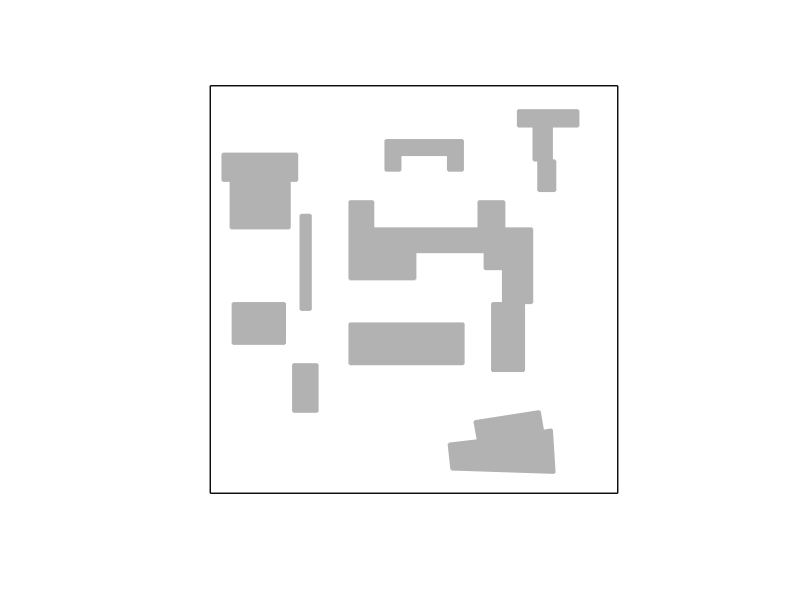

This chart was generated by the following MATLAB code: (Note: this script raises an error after producing the figure.)
%
%=========VisiLibity Demonstration Script=========
%
%This script uses the the MEX-files generated from 
%visibility_polygon.cpp and in_environment.cpp.  Follow 
%the instructions in the respective .cpp files to create
%these MEX-files before running this script. A graphical
%representation of the supplied environment file 
%example1.environment is dislplayed and the user can
%then select points (must be in the environment) with
%the mouse and the visibility polygon of that point will
%be computed and plotted over the environment.
%


%Clear the desk
clear all; close all; clc;
format long;


%Robustness constant
epsilon = 0.000000001;


%Snap distance (distance within which an observer location will be snapped to the
%boundary before the visibility polygon is computed)
snap_distance = 0.05;


%Read environment geometry from file
%environment = read_vertices_from_file('./example1.environment');


% define the environment by hand.
environment = cell(1,10);
environment{1,1} = [0, 0; 9, 0; 9, 9; 0, 9]; % the boundary of the environment, clockwise order
% for all the obstacles, should be counter clockwise order
environment{1,2} = [0.45, 6.9; 0.27, 6.9; 0.27, 7.5; 1.92, 7.5; 1.92, 6.9; 1.755, 6.9; 1.755, 5.85; 0.45, 5.85]; 
environment{1,3} = [0.495, 3.3; 0.495, 4.2; 1.65, 4.2; 1.65, 3.3];
environment{1,4} = [1.995, 6.15; 2.22, 6.15; 2.22, 4.05;  1.995, 4.05];
environment{1,5} = [1.83, 2.85; 2.37, 2.85; 2.37, 1.8; 1.83, 1.8];
environment{1,6} = [3.87, 7.8; 5.58, 7.8; 5.58, 7.125; 5.25, 7.125; 5.25, 7.47; 4.2, 7.47; 4.2, 7.125; 3.87, 7.125];
environment{1,7} = [6.795, 8.46; 8.13, 8.46; 8.13, 8.1; 7.545, 8.1; 7.545, 7.35; 7.62, 7.35; 7.62, 6.675;...
    7.245, 6.675; 7.245, 7.35; 7.14, 7.35; 7.14, 8.1; 6.795, 8.1]; 
environment{1,8} = [3.075, 3.75; 5.595, 3.75; 5.595, 2.85; 3.075, 2.85];
environment{1,9} = [5.265, 1.095; 5.91, 1.17; 5.835, 1.59; 7.275, 1.815; 7.35, 1.38; 7.545, 1.41;...
    7.605, 0.45; 5.325, 0.525]; 
environment{1,10} =[3.075, 6.45; 3.6, 6.45; 3.6, 5.85; 5.925, 5.85; 5.925, 6.45; 6.495,6.45; 6.495, 5.85;...
    7.11, 5.85; 7.11, 4.2; 6.93, 4.2;  6.93, 2.7; 6.225, 2.7; 6.225, 4.2;  6.465, 4.2; 6.465, 4.95; 6.06, 4.95;...
    6.06, 5.325;  4.53, 5.325;  4.53, 4.725; 3.075, 4.725];


%we first calculate the area of the obstacle all the visibility regiion

envi_binary = cell(1,9); 
envi_area = zeros(1,9); 
global All_visi poly_large

%how many times we enlarge the polygon
poly_large = 10; 

for i = 1 : 9 
    %calculate the binary of the environment, 100 times  
    envi_binary{i} = poly2mask(poly_large*[environment{1,i+1}(:,1); environment{1,i+1}(1,1)], ...
        poly_large*[environment{1,i+1}(:,2); environment{1,i+1}(1,2)], 9*poly_large, 9*poly_large); 
    envi_area(1,i) = bwarea(envi_binary{i})/(poly_large^2); 
    
end
sum_envi_area = sum(envi_area); 
All_visi = 9*9-sum_envi_area; 



%Calculate a good plot window (bounding box) based on outer polygon of environment
environment_min_x = min(environment{1}(:,1));
environment_max_x = max(environment{1}(:,1));
environment_min_y = min(environment{1}(:,2));
environment_max_y = max(environment{1}(:,2));
X_MIN = environment_min_x-0.1*(environment_max_x-environment_min_x);
X_MAX = environment_max_x+0.1*(environment_max_x-environment_min_x);
Y_MIN = environment_min_y-0.1*(environment_max_y-environment_min_y);
Y_MAX = environment_max_y+0.1*(environment_max_y-environment_min_y);


%Clear plot and form window with desired properties
clf; set(gcf,'position',[200 500 700 600]); hold on;
axis equal; axis off; axis([X_MIN X_MAX Y_MIN Y_MAX]);


%Plot Environment
patch( environment{1}(:,1) , environment{1}(:,2) , 0.1*ones(1,length(environment{1}(:,1)) ) , ...
       'w' , 'linewidth' , 1.0 );
for i = 2 : size(environment,2)
    patch( environment{i}(:,1) , environment{i}(:,2) , 0.1*ones(1,length(environment{i}(:,1)) ) , ...
           'k' , 'EdgeColor' , [0.7 0.7 0.7] , 'FaceColor' , [0.7 0.7 0.7] , 'linewidth' , 1.5 );
end

% fix the initial setting of sensors' positions
%we need to select 5 from 8 sensors to turn them on
global N M 
N = 6; 
M = 3; %choose five
observer = []; 
V = cell(1,N); 
vis_binary = cell(1,N);
vis_area = zeros(1,N);
pr_sensor = zeros(1,N); 

% Randomly generate 8 available obaservaers within [0 8.85]*[0  8.85]
while length(observer)< N
     ran_x = 9 * rand(1); 
     ran_y = 9 * rand(1); 
     if ~in_environment( [ran_x ran_y] , environment , epsilon )    
     else
      observer = [observer; ran_x ran_y]; 
     end
end

% % manually select some good coordinates for the observers to make sure less
% % redundant overlapping.
% observer = [0.275 6.7; 1.40 5.05; 5.2 7.3; 4.96 5.25; 7.3 0.18; ...
% 5.0 2.5; 7.368 6.554; 7.534 8.74; 1.5 2.3; 3 5.37];
% 
% [~,idx] = sort(observer(:,1)); % sort just the first column
% observer = observer(idx,:);   % sort the whole matrix using the sort indices


for i = 1 : N
    %Plot the observers
    %if i ~= 1 &&  i  ~= 2
    plot3( observer(i,1) , observer(i,2) , 0.3 , ...
           'o' , 'Markersize' , 9 , 'MarkerEdgeColor' , 'y' , 'MarkerFaceColor' , 'k' );  
    %end   
    %Compute and plot visibility polygon  
    V{1,i} = visibility_polygon( [observer(i,1) observer(i,2)] , environment , epsilon , snap_distance );
    
    %enlarge the polygon by 100 times, so that we can get more accaurate
    %areas. Actually, the larger the more acturate
    vis_binary{1, i} = poly2mask(poly_large*[V{1,i}(:,1); V{1,i}(1,1)], ...
        poly_large*[V{1,i}(:,2); V{1,i}(1,2)], 9*poly_large,9*poly_large);
    %Note that we need to divided it by 10000 so that we can get the true
    %original area
    vis_area(1, i) = bwarea(vis_binary{1, i})/(poly_large^2);
    
    % each sensor successful turn on rate, the more the sensor can see the
    % larger it will fail. pr_sensor is the survival rate.
    pr_sensor(1, i ) = 1- vis_area(1, i)/(All_visi/2); 
    
   
end   

%the upper bound for tau is Visi_region. 

% set an alpha alpha \in (0, 1] user defined probability threshold.
% alpha can chosen
%alpha = 0.05; 

% the separation for tau
delta = 0.1; 
 
%% CVaR + greedy

% the sampling times for approximating CVaR
n_s = 500; 

cvar_gre_h_store = [];
cvar_gre_uadis_store ={};

cnt_alpha = 1; 


 for alpha = 0.01 : 0.3 : 1
%alpha = 0.35; 
% CVaR + greedy
[cvar_gre_set, cvar_gre_hvalue, uarea_dis] = ...
    CVaR_greedy(vis_binary, alpha, delta, pr_sensor, n_s);

cvar_gre_h_store(cnt_alpha, :) = [alpha, cvar_gre_hvalue];
cvar_gre_uadis_store{cnt_alpha} = uarea_dis;

cnt_alpha = cnt_alpha + 1; 
 end

%hvalue and its bound plot
figure (1)
plot(cvar_gre_h_store(:,1), cvar_gre_h_store(:,2), 'r*'), hold on 
%plot(cvar_gre_hbmax_store(:,1), cvar_gre_hbmax_store(:,2), 'bo'), hold on

%distribution plot
figure (2)
nhist(cvar_gre_uadis_store, 'legend', {'alpha=0.01', 'alpha=0.31', 'alpha=0.61', 'alpha=0.91'})
% %expectation plot
% figure (3)
% %real case illustration
% figure (4)

 %% *** cvar optimal ***
 % the sampling times for approximating CVaR
n_s = 50; 


i = 2; 
for alpha = 0.05 : 0.3 : 1
%alpha = 0.05; 
% opt + greedy
[cvar_opt_set, cvar_opt_hvalue, uarea_dis] = ...
    CVaR_optimal(vis_binary, alpha, delta, pr_sensor, n_s);  

i = i +1;
end

% cvar_opt_value_area_pro = [];
% % % cvar+ opt
% [cvar_opt_set, cvar_opt_value, probability_sensor] = ...
%     CVaR_optimal(vis_binary, alpha, delta, n_s); 
%  
% cvar_opt_value_area_pro = [cvar_opt_value_area_pro; [alpha, cvar_opt_value, ...
%     cvar_opt_area_temp, cvar_opt_p_temp]];   
% 
% %cvar + opt
% figure (5)
% plot(cvar_opt_value_area_pro(:,1), cvar_opt_value_area_pro(:,2), 'r*'); hold on
% 
% figure (6)
% plot(cvar_opt_value_area_pro(:,1), cvar_opt_value_area_pro(:,3), 'bo'); hold on
% 
% figure(7)
% plot(cvar_opt_value_area_pro(:,1), cvar_opt_value_area_pro(:,4), 'm+'); hold on

%% ***expectation + greedy***
n_s = 2000; 
% expt_gre_set_store = []; 
% for n_s = 1000 : 100: 3000
% 
%  [expt_gre_set, expt_gre_value, expt_gre_uarea, expt_gre_uprob]...
%      = expectation_greedy(vis_binary, pr_sensor, n_s); 
%  
%  expt_gre_set_store = [expt_gre_set_store; expt_gre_set]; 
% end

[expt_gre_set, expt_gre_value,...
    n_sen_dis]  = expectation_greedy(vis_binary, pr_sensor, n_s);

figure (9)

plot(n_sen_dis(:,1), n_sen_dis(:,2), 'r+')  

%% ***expectation + optimal***


% [expt_opt_area_temp, expt_opt_p_temp] = union_area_p(expt_opt_set, vis_binary, pr_sensor); 


% %Plot the observers
% plot3( observer(1,1) , observer(1,2) , 0.3 , ...
%            'o' , 'Markersize' , 9 , 'MarkerEdgeColor' , 'y' , 'MarkerFaceColor' , 'r' );  

% patch( V{2}(:,1) , V{2}(:,2) , 0.1*ones( size(V{2},1) , 1 ) , ...
%         'w',   'EdgeColor' , 'None',   'FaceColor' , [0.9, 0.5, 0.44] , 'linewidth' , 1.0 ); 